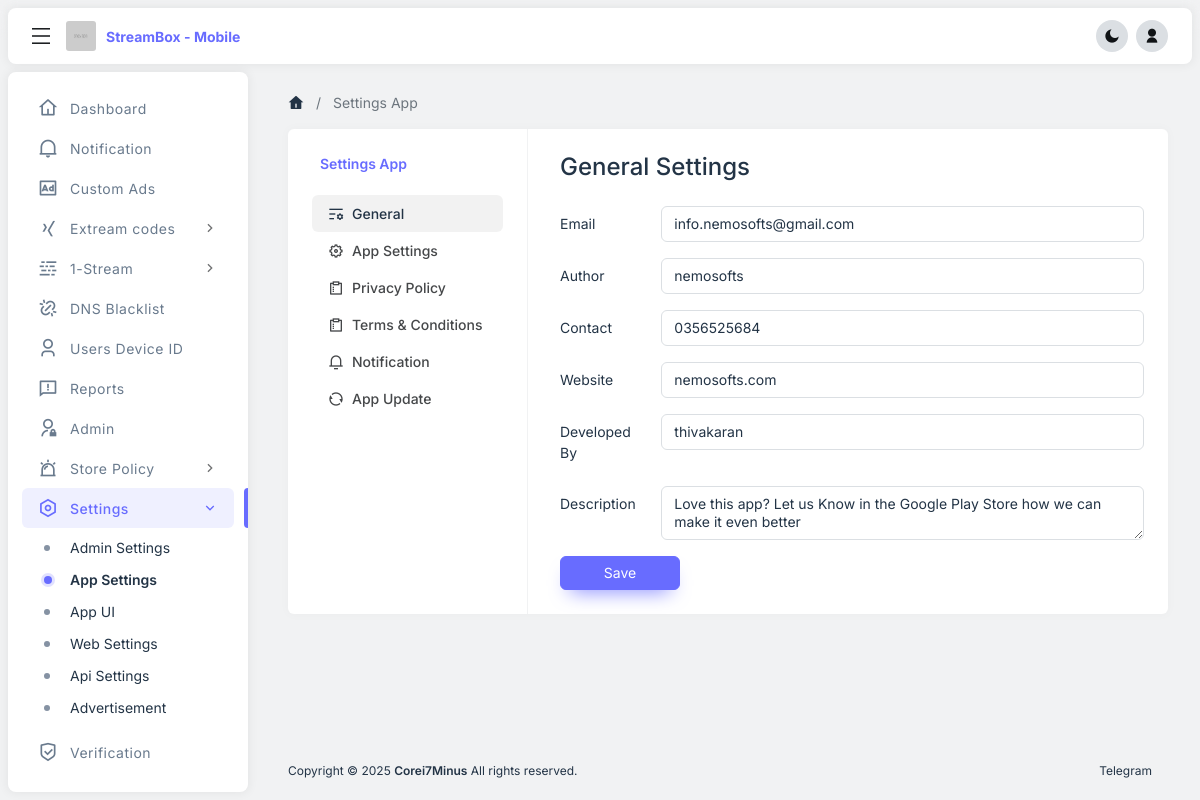
The page /settings_app.php (signed in) on the database its author committed.
### tables this page shows
CREATE TABLE `tbl_settings` (
  `id` int(11) NOT NULL,
  `app_name` varchar(100) NOT NULL,
  `app_logo` varchar(200) NOT NULL,
  `app_email` varchar(100) NOT NULL,
  `app_author` varchar(100) NOT NULL,
  `app_contact` varchar(100) NOT NULL,
  `app_website` varchar(150) NOT NULL,
  `app_description` text NOT NULL,
  `app_developed_by` varchar(150) NOT NULL,
  `app_privacy_policy` text NOT NULL,
  `app_terms` text NOT NULL,
  `account_delete_intruction` text NOT NULL,
  `envato_buyer_name` varchar(100) NOT NULL,
  `envato_purchase_code` text NOT NULL,
  `envato_package_name` varchar(150) NOT NULL,
  `envato_api_key` text NOT NULL,
  `onesignal_app_id` text NOT NULL,
  `onesignal_rest_key` text NOT NULL,
  `is_rtl` varchar(10) NOT NULL DEFAULT 'false',
  `is_maintenance` varchar(10) NOT NULL DEFAULT 'false',
  `is_screenshot` varchar(10) NOT NULL DEFAULT 'false',
  `is_apk` varchar(10) NOT NULL DEFAULT 'false',
  `is_vpn` varchar(10) NOT NULL DEFAULT 'false',
  `is_xui_dns` varchar(10) NOT NULL DEFAULT 'false',
  `app_update_status` varchar(10) NOT NULL DEFAULT 'false',
  `app_new_version` double NOT NULL DEFAULT 1,
  `app_update_desc` text NOT NULL,
  `app_redirect_url` text NOT NULL,
  `custom_ads` varchar(10) NOT NULL DEFAULT 'false',
  `custom_ads_clicks` int(10) NOT NULL DEFAULT 12,
  `is_theme` varchar(255) NOT NULL,
  `is_dowload` varchar(255) NOT NULL DEFAULT 'true',
  `is_xui_radio` varchar(255) NOT NULL,
  `ad_network` varchar(30) NOT NULL DEFAULT 'admob',
  `publisher_id` text NOT NULL,
  `banner_ad` varchar(10) NOT NULL DEFAULT 'true',
  `banner_ad_id` text NOT NULL,
  `interstital_ad` varchar(10) NOT NULL DEFAULT 'true',
  `interstital_ad_id` text NOT NULL,
  `interstital_ad_click` int(10) NOT NULL DEFAULT 5,
  `ads_limits` varchar(10) NOT NULL DEFAULT 'true',
  `ads_count_click` int(10) NOT NULL DEFAULT 20,
  `is_select_xui` varchar(255) NOT NULL DEFAULT 'true',
  `is_select_stream` varchar(255) NOT NULL DEFAULT 'true',
  `is_select_playlist` varchar(255) NOT NULL DEFAULT 'true',
  `is_select_device_id` varchar(255) NOT NULL DEFAULT 'true',
  `is_select_single` varchar(255) NOT NULL DEFAULT 'true',
  `is_stream_dns` varchar(255) NOT NULL DEFAULT 'false',
  `is_stream_radio` varchar(255) NOT NULL DEFAULT 'false',
  `is_epg` varchar(255) NOT NULL,
  `is_local_storage` varchar(255) NOT NULL
);

### settings_app.php (the view, shortened to what this page needs)
<?php $page_title="Settings App";
    include("includes/header.php");
    $qry="SELECT * FROM tbl_settings where id='1'";
    $result=mysqli_query($mysqli,$qry);
    $settings_data=mysqli_fetch_assoc($result);
?>
<main id="nsofts_main">
    <div class="nsofts-container">
        <nav aria-label="breadcrumb">
            <ol class="breadcrumb align-items-center">
                <li class="breadcrumb-item d-inline-flex"><a href="dashboard.php"><i class="ri-home-4-fill"></i></a></li>
                <li class="breadcrumb-item d-inline-flex active" aria-current="page"><?php echo (isset($page_title)) ? $page_title : "" ?></li>
            </ol>
        </nav>
        <div class="card">
            <div class="card-body p-0">
                <div class="nsofts-setting">
                    <div class="nsofts-setting__sidebar">
                        <a class="d-inline-flex align-items-center text-decoration-none fw-semibold mb-4">
                            <span class="ps-2 lh-1"><?php echo (isset($page_title)) ? $page_title : "" ?></span>
                        </a>
                        <div class="nav flex-column nav-pills" id="nsofts_setting" role="tablist" aria-orientation="vertical">
                            <button class="nav-link active" id="nsofts_setting_1" data-bs-toggle="pill" data-bs-target="#nsofts_setting_content_1" type="button" role="tab" aria-controls="nsofts_setting_1" aria-selected="true">
                                <i class="ri-list-settings-line"></i>
                                <span>General</span>
                            </button>
                            <button class="nav-link" id="nsofts_setting_2" data-bs-toggle="pill" data-bs-target="#nsofts_setting_content_2" type="button" role="tab" aria-controls="nsofts_setting_2" aria-selected="false">
                                <i class="ri-settings-5-line"></i>
                                <span>App Settings</span>
                            </button>
                            <button class="nav-link" id="nsofts_setting_4" data-bs-toggle="pill" data-bs-target="#nsofts_setting_content_4" type="button" role="tab" aria-controls="nsofts_setting_4" aria-selected="false">
                                <i class="ri-survey-line"></i>
                                <span>Privacy Policy</span>
                            </button>
                            <button class="nav-link" id="nsofts_setting_5" data-bs-toggle="pill" data-bs-target="#nsofts_setting_content_5" type="button" role="tab" aria-controls="nsofts_setting_5" aria-selected="false">
                                <i class="ri-survey-line"></i>
                                <span>Terms & Conditions</span>
                            </button>
                            <button class="nav-link" id="nsofts_setting_6" data-bs-toggle="pill" data-bs-target="#nsofts_setting_content_6" type="button" role="tab" aria-controls="nsofts_setting_6" aria-selected="false">
                                <i class="ri-notification-3-line"></i>
                                <span>Notification</span>
                            </button>
                            <button class="nav-link" id="nsofts_setting_7" data-bs-toggle="pill" data-bs-target="#nsofts_setting_content_7" type="button" role="tab" aria-controls="nsofts_setting_7" aria-selected="false">
                                <i class="ri-refresh-line"></i>
                                <span>App Update</span>
                            </button>
                        </div>
                    </div>
                    <div class="nsofts-setting__content">
                        <div class="tab-content">
                            <div class="tab-pane fade show active" id="nsofts_setting_content_1" role="tabpanel" aria-labelledby="nsofts_setting_1" tabindex="0">
                                <form action="" name="settings_general" method="POST" enctype="multipart/form-data">
                                    <h4 class="mb-4">General Settings</h4>
                                    <div class="mb-3 row">
                                        <label for="" class="col-sm-2 col-form-label">Email</label>
                                        <div class="col-sm-10">
                                            <input type="text" class="form-control" name="app_email" id="app_email" value="<?php echo $settings_data['app_email']?>" >
                                        </div>
                                    </div>
                                    <div class="mb-3 row">
                                        <label for="" class="col-sm-2 col-form-label">Author</label>
                                        <div class="col-sm-10">
                                            <input type="text" class="form-control" name="app_author" id="app_author" value="<?php echo $settings_data['app_author']?>" >
                                        </div>
                                    </div>
                                    <div class="mb-3 row">
                                        <label for="" class="col-sm-2 col-form-label">Contact</label>
                                        <div class="col-sm-10">
                                            <input type="text" class="form-control" name="app_contact" id="app_contact" value="<?php echo $settings_data['app_contact']?>" >
                                        </div>
                                    </div>
                                    <div class="mb-3 row">
                                        <label for="" class="col-sm-2 col-form-label">Website</label>
                                        <div class="col-sm-10">
                                            <input type="text" class="form-control" name="app_website" id="app_website" value="<?php echo $settings_data['app_website']?>" >
                                        </div>
                                    </div>
                                    <div class="mb-3 row">
                                        <label for="" class="col-sm-2 col-form-label">Developed By</label>
                                        <div class="col-sm-10">
                                            <input type="text" class="form-control" name="app_developed_by" id="app_developed_by" value="<?php echo $settings_data['app_developed_by']?>" >
                                        </div>
                                    </div>
                                    <div class="mb-3 row">
                                        <label for="" class="col-sm-2 col-form-label">Description</label>
                                        <div class="col-sm-10">
                                            <textarea name="app_description" id="app_description" class="form-control" ><?php echo stripslashes($settings_data['app_description']); ?></textarea>
                                        </div>
                                    </div>
                                    <button type="submit" name="submit_general" class="btn btn-primary" style="min-width: 120px;">Save</button>
                                </form>
                            </div>
                        </div>
                    </div>
                </div>
            </div>
        </div>
    </div>
</main>
<?php include("includes/footer.php");?>

### assets/css/styles.css (style rules this page uses)
:root { --ns-white: #ffffff; --ns-gray-10: #f1f2f3; --ns-gray-20: #dbdfe3; --ns-gray-30: #8592a3; --ns-gray-40: #233446; --ns-gray-100: #717273; --ns-gray-200: #636567; --ns-gray-300: #515355; --ns-gray-400: #454749; --ns-gray-500: #3a3c3e; --ns-gray-600: #202326; --ns-gray-700: #101316; --ns-primary: #686cff; --ns-secondary: var(--ns-gray-30); --ns-success: #71dd39; --ns-danger: #ff3e1d; --ns-warning: #ffab00; --ns-info: #03c2ec; --ns-dark: var(--ns-gray-40); --ns-primary-rgb: 104 108 255; --ns-secondary-rgb: 133 146 163; --ns-success-rgb: 113 221 57; --ns-danger-rgb: 255 62 29; --ns-warning-rgb: 255 171 0; --ns-info-rgb: 3 194 236; --ns-dark-rgb: 35 52 70; --ns-body-font-family: 'Inter', sans-serif; --ns-body-font-size: 14px; --ns-body-bg: var(--ns-gray-10); --ns-body-color: var(--ns-gray-40); --ns-layout-gutter: 8px; --ns-header-min-height: 56px; --ns-sidebar-width: 240px; --ns-main-padding-y: 48px; --ns-container-max-width: 1280px; --ns-bg-opacity: 1; }
body { font-family: var(--ns-body-font-family); font-size: var(--ns-body-font-size); background-color: var(--ns-body-bg); color: var(--ns-body-color); }
body:before { content: ''; position: fixed; top: 0; left: 0; width: 100%; height: 40px; background-color: rgb(255 255 255 / 5%); z-index: 1; backdrop-filter: blur(8px); }
h1, h2, h3, h4, h5, h6 { color: var(--dark-theme-bg); }
a { outline: none; color: var(--ns-primary); }
[class^="ri-"], [class*="ri-"] { line-height: 1; font-size: 16px; }
.btn { font-size: var(--ns-body-font-size); line-height: 20px; background-color: var(--ns-btn-bg); border-color: var(--ns-btn-border-color); color: var(--ns-btn-color); }
.btn-primary { --ns-btn-color: #fff; --ns-btn-bg: var(--ns-primary); --ns-btn-border-color: var(--ns-primary); --ns-btn-hover-color: #fff; --ns-btn-hover-bg: #686cff; --ns-btn-hover-border-color: #686cff; --ns-btn-active-color: #fff; --ns-btn-active-bg: #686cff; --ns-btn-active-border-color: #686cff; --ns-btn-disabled-color: #fff; --ns-btn-disabled-bg: var(--ns-primary); --ns-btn-disabled-border-color: var(--ns-primary); box-shadow: 0 10px 20px -10px #686cff; -webkit-box-shadow: 0 10px 20px -10px #686cff; }
.breadcrumb a { color: inherit; text-decoration: none; line-height: 1; display: inline-flex; }
.breadcrumb-item + .breadcrumb-item { padding-left: 12px; }
.breadcrumb-item + .breadcrumb-item::before { padding-right: 12px; }
.card { border: none; -webkit-box-shadow: 0px 0px 10px 2px rgba(0,0,0,0.02); box-shadow: 0px 0px 10px 2px rgba(0,0,0,0.02); }
.form-control, .form-select { font-size: 14px; padding-top: 8px; padding-bottom: 8px; line-height: 18px; color: var(--ns-body-color); border-color: var(--ns-gray-20); }
.nav-pills .nav-link { color: var(--ns-primary); }
.nav-pills .nav-link.active, .nav-pills .show > .nav-link { background-color: var(--ns-primary); }
#nsofts_main, #nsofts_footer { padding: var(--ns-layout-gutter); -webkit-transition: all 0.35s; transition: all 0.35s; }
#nsofts_main { margin-top: calc(var(--ns-header-min-height) + (var(--ns-layout-gutter) * 2)); min-height: calc(100vh - (var(--ns-header-min-height) + (var(--ns-layout-gutter) * 4) + 66px)); }
.nsofts-container { width: 100%; max-width: var(--ns-container-max-width); margin-left: auto; margin-right: auto; }
.nsofts-setting { flex-wrap: wrap; display: flex; }
.nsofts-setting .nsofts-setting__sidebar { flex: 0 0 auto; width: 240px; padding: 24px; border-right: 1px solid var(--ns-gray-10); }
.nsofts-setting .nsofts-setting__sidebar .nav-link { display: flex; align-items: center; color: var(--ns-gray-400); font-weight: 500; }
.nsofts-setting .nsofts-setting__sidebar .nav-link.active, .nsofts-setting .nsofts-setting__sidebar .nav-link:hover { color: var(--ns-body-color); background-color: rgb(0 0 0 / 5%); }
.nsofts-setting .nsofts-setting__sidebar .nav-link span { padding-left: 8px; }
.nsofts-setting .nsofts-setting__content { flex: 1; padding: 24px 24px 24px 32px; }
@media (min-width: 1200px) { #nsofts_main, #nsofts_footer { padding-left: 32px; padding-right: 32px; margin-left: calc(var(--ns-sidebar-width) + (var(--ns-layout-gutter) * 2)); } }
@media (min-width: 1200px) { #nsofts_main { margin-top: calc(var(--ns-header-min-height) + (var(--ns-layout-gutter) * 3.5)); } }

### rows shown on the page
tbl_settings: app_email "info.nemosofts@gmail.com", app_author "nemosofts", app_contact "0356525684", app_website "nemosofts.com", app_developed_by "thivakaran", app_description "Love this app? Let us Know in the Google Play Store how we can make it even better"

### other values the page prints
APP_NAME "StreamBox - Mobile"
$page_title "Settings App"
